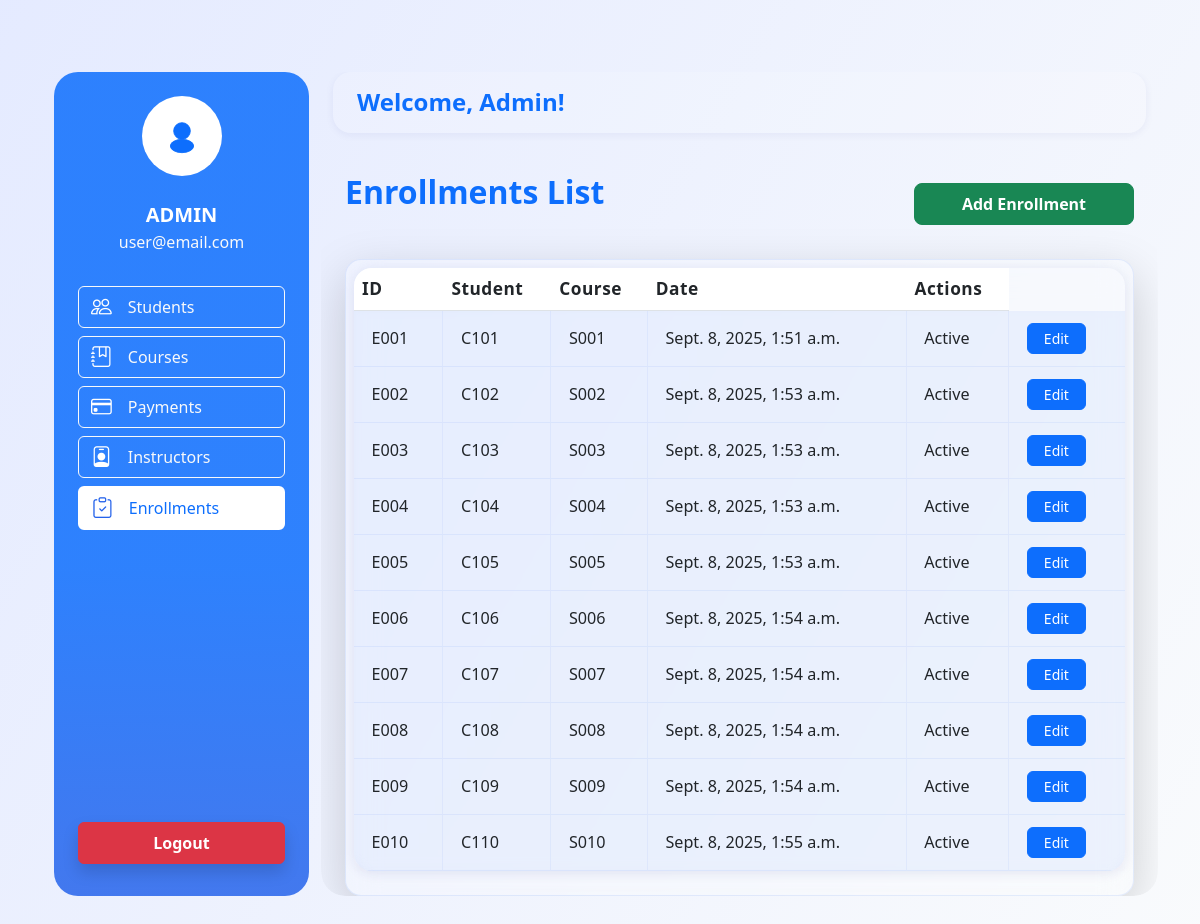
Page /dashboard/?tab=enrollments (signed in) on the committed database.
### online_enrollment/models.py (models this page shows, shortened)
class Enrollment(models.Model):
    enrollment_id = models.CharField(max_length=20)
    course_id = models.CharField(max_length=50)
    student_id = models.CharField(max_length=50)
    enrollment_date = models.DateTimeField(auto_now_add=False)
    status = models.BooleanField(default=False)

### accounts/views.py (the view, shortened to what this page needs)
# urls.py: path('dashboard/', views.dashboard, name='dashboard'),
@login_required
def dashboard(request):
    tab = request.GET.get('tab', 'students')
    context = {'tab': tab}
    if tab == 'students':
        context['students'] = Student.objects.all()
        context['add_form'] = context.get('add_form', StudentForm())
        context['student_forms'] = [(s, StudentForm(instance=s)) for s in context['students']]
    elif tab == 'courses':
        context['courses'] = Course.objects.all()
        context['add_form'] = context.get('add_form', CourseForm())
        context['course_forms'] = [(c, CourseForm(instance=c)) for c in context['courses']]
    elif tab == 'payments':
        context['payments'] = Payment.objects.all()
        context['add_form'] = context.get('add_form', PaymentForm())
        context['payment_forms'] = [(p, PaymentForm(instance=p)) for p in context['payments']]
    elif tab == 'instructors':
        context['instructors'] = Instructor.objects.all()
        context['add_form'] = context.get('add_form', InstructorForm())
        context['instructor_forms'] = [(i, InstructorForm(instance=i)) for i in context['instructors']]
    elif tab == 'enrollments':
        context['enrollments'] = Enrollment.objects.all()
        context['add_form'] = context.get('add_form', EnrollmentForm())
        context['enrollment_forms'] = [(e, EnrollmentForm(instance=e)) for e in context['enrollments']]
    from django.contrib import messages as msg_framework
    context['messages'] = msg_framework.get_messages(request)
    return render(request, 'accounts/dashboard.html', context)

### accounts/templates/accounts/dashboard.html (shortened to what this page needs)
<!DOCTYPE html>
<html lang="en">
  <head>
    <link href="https://cdn.jsdelivr.net/npm/bootstrap@5.3.0/dist/css/bootstrap.min.css" rel="stylesheet" />
    <link href="https://cdn.jsdelivr.net/npm/bootstrap-icons@1.11.1/font/bootstrap-icons.css" rel="stylesheet">
  </head>
  <body style="background: linear-gradient(120deg, rgba(224,231,255,0.85) 0%, rgba(248,250,252,0.85) 100%); min-height: 100vh;">
    <div class="container py-4 py-md-5 d-flex justify-content-center align-items-start align-items-md-center min-vh-100">
      <div class="row g-4 align-items-stretch w-100 flex-column flex-lg-row" style="max-width: 1400px; margin: 0 auto;">
        <div class="col-12 col-lg-3 d-flex flex-column sidebar-mobile mb-3 mb-lg-0">
          <div class="glass glass-card p-4 d-flex flex-column align-items-center text-white h-100" style="min-height: 100%; background: linear-gradient(180deg, rgba(13,110,253,0.85) 60%, rgba(37,99,235,0.85) 100%); color: #fff; border-radius: 24px;">
            <div class="mb-4">
              <div class="rounded-circle bg-white d-flex align-items-center justify-content-center" style="width: 80px; height: 80px;">
                <svg xmlns="http://www.w3.org/2000/svg" fill="none" viewBox="0 0 48 48" stroke="currentColor" class="w-50 h-50 text-primary">
                  <circle cx="24" cy="18" r="10" fill="#0d6efd" />
                  <ellipse cx="24" cy="36" rx="14" ry="8" fill="#0d6efd" />
                </svg>
              </div>
            </div>
            <div class="mb-2 text-center">
              <div class="fw-bold fs-5">{{ user.get_full_name|default:user.username|upper }}</div>
              <div class="fs-6 text-light">{{ user.email|default:'user@email.com' }}</div>
            </div>
            <div class="w-100 mt-4 d-flex flex-column flex-grow-1" style="height: 100%;">
              <div>
                <a href="?tab=students" class="btn btn-outline-light w-100 mb-2 py-2 d-flex align-items-center justify-content-start gap-3 fs-6 ">
                  <i class="bi bi-people tab-icon"></i> <span>Students</span>
                </a>
                <a href="?tab=courses" class="btn btn-outline-light w-100 mb-2 py-2 d-flex align-items-center justify-content-start gap-3 fs-6 {% if tab == 'courses' %}active border-2 border-white bg-white text-primary{% endif %}">
                  <i class="bi bi-journal-bookmark tab-icon"></i> <span>Courses</span>
                </a>
                <a href="?tab=payments" class="btn btn-outline-light w-100 mb-2 py-2 d-flex align-items-center justify-content-start gap-3 fs-6 {% if tab == 'payments' %}active border-2 border-white bg-white text-primary{% endif %}">
                  <i class="bi bi-credit-card tab-icon"></i> <span>Payments</span>
                </a>
                <a href="?tab=instructors" class="btn btn-outline-light w-100 mb-2 py-2 d-flex align-items-center justify-content-start gap-3 fs-6 {% if tab == 'instructors' %}active border-2 border-white bg-white text-primary{% endif %}">
                  <i class="bi bi-person-badge tab-icon"></i> <span>Instructors</span>
                </a>
                <a href="?tab=enrollments" class="btn btn-outline-light w-100 mb-2 py-2 d-flex align-items-center justify-content-start gap-3 fs-6 {% if tab == 'enrollments' %}active border-2 border-white bg-white text-primary{% endif %}">
                  <i class="bi bi-clipboard-check tab-icon"></i> <span>Enrollments</span>
                </a>
              </div>
              <div class="mt-auto pt-4 pb-2">
                <a href="/logout/" class="btn btn-danger w-100 px-4 py-2 fw-bold shadow">Logout</a>
              </div>
            </div>
          </div>
        </div>
        <div class="col-12 col-lg-9 d-flex flex-column h-100" style="border-radius: 24px; overflow: hidden;">
            <h2 class="mb-3 mb-md-4 fw-bold text-primary fs-4 fs-md-2" style="background: rgba(255,255,255,0.12); border-radius: 18px; padding: 1rem 1.5rem; box-shadow: 0 2px 8px rgba(31,38,135,0.06);">Welcome, {{ user.get_full_name|default:user.username|title }}!</h2>
            <div class="flex-grow-1">
              {% if tab == 'students' or not tab %}
                {% include 'accounts/students_list.html' %}
              {% elif tab == 'courses' %}
                {% include 'accounts/courses_list.html' %}
              {% elif tab == 'payments' %}
                {% include 'accounts/payments_list.html' %}
              {% elif tab == 'instructors' %}
                {% include 'accounts/instructors_list.html' %}
              {% elif tab == 'enrollments' %}
                {% include 'accounts/enrollments_list.html' %}
              {% endif %}
  </body>
</html>

### accounts/templates/accounts/enrollments_list.html (shortened to what this page needs)
<!DOCTYPE html>
<html lang="en">
<head>
    <link href="https://cdn.jsdelivr.net/npm/bootstrap@5.3.0/dist/css/bootstrap.min.css" rel="stylesheet" />
</head>
<body>
    <div class="container mt-3 main-content glass-card glass">
        <div class="d-flex align-items-center justify-content-between mb-4">
                <h2 class="mb-3 mb-md-4 fw-bold text-primary text-center">Enrollments List</h2>
            <button class="btn btn-success rounded-3 fw-semibold px-4 py-2 w-100 w-md-auto" style="max-width:220px;" onclick="openModal('addEnrollmentModal')">Add Enrollment</button>
        </div>
            <div class="table-responsive rounded-4 shadow-lg p-2" style="background: rgba(255,255,255,0.22); backdrop-filter: blur(16px); border-radius: 24px; box-shadow: 0 8px 32px 0 rgba(31,38,135,0.14); border: 1.5px solid rgba(37,99,235,0.10);">
                <table class="table align-middle" style="background: rgba(255,255,255,0.13); border-radius: 18px; overflow: hidden; border-collapse: separate; border-spacing: 0; box-shadow: 0 2px 12px rgba(31,38,135,0.10);">
                    <thead style="background: linear-gradient(90deg, #2563eb 60%, #0d6efd 100%); color: #fff; border-top-left-radius: 18px; border-top-right-radius: 18px; font-size: 1.08rem; letter-spacing: 0.5px; position: sticky; top: 0; z-index: 2;">
                        <tr style="border-radius: 18px;">
                            <th scope="col">ID</th>
                            <th scope="col">Student</th>
                            <th scope="col">Course</th>
                            <th scope="col">Date</th>
                            <th scope="col">Actions</th>
                        </tr>
                    </thead>
                    <tbody style="backdrop-filter: blur(4px); font-size: 1.01rem;">
                        {% for enrollment in enrollments %}
                        <tr style="transition: background 0.18s; border-bottom: 1.5px solid rgba(37,99,235,0.07);" onmouseover="this.style.background='rgba(37,99,235,0.13)'; this.style.color='#222';" onmouseout="this.style.background='rgba(37,99,235,0.07)'; this.style.color='';">
                            <td style="padding: 0.75rem 1.1rem; background: rgba(37,99,235,0.07); border-right: 1px solid rgba(37,99,235,0.06);">{{ enrollment.enrollment_id }}</td>
                            <td style="padding: 0.75rem 1.1rem; background: rgba(37,99,235,0.07); border-right: 1px solid rgba(37,99,235,0.06);">{{ enrollment.course_id }}</td>
                            <td style="padding: 0.75rem 1.1rem; background: rgba(37,99,235,0.07); border-right: 1px solid rgba(37,99,235,0.06);">{{ enrollment.student_id }}</td>
                            <td style="padding: 0.75rem 1.1rem; background: rgba(37,99,235,0.07); border-right: 1px solid rgba(37,99,235,0.06);">{{ enrollment.enrollment_date }}</td>
                            <td style="padding: 0.75rem 1.1rem; background: rgba(37,99,235,0.07); border-right: 1px solid rgba(37,99,235,0.06);">{{ enrollment.status|yesno:"Active,Inactive" }}</td>
                            <td style="padding: 0.75rem 1.1rem; background: rgba(37,99,235,0.07);">
                                <button class="btn btn-primary btn-sm rounded-2 px-3" onclick="openModal('editEnrollmentModal{{ enrollment.enrollment_id }}')">Edit</button>
                            </td>
                        </tr>
                        {% empty %}
                        <tr><td colspan="6" class="text-center py-4">No enrollments found.</td></tr>
                        {% endfor %}
                    </tbody>
                    </table>
                </div>
            </div>
        </div>
        </div>
</body>
</html>

### accounts/templates/accounts/dashboard.html (style rules this page uses)
.tab-icon { font-size: 1.3rem; color: #fff; transition: color 0.2s; display: flex; align-items: center; }
.btn-outline-light.active .tab-icon, .btn-outline-light:hover .tab-icon { color: #2563eb; }

### rows in the picture
Enrollment: enrollment_id "E001", course_id "C101", student_id "S001", enrollment_date "Sept. 8, 2025, 1:51 a.m.", status "Active"
Enrollment: enrollment_id "E002", course_id "C102", student_id "S002", enrollment_date "Sept. 8, 2025, 1:53 a.m.", status "Active"
Enrollment: enrollment_id "E003", course_id "C103", student_id "S003", enrollment_date "Sept. 8, 2025, 1:53 a.m.", status "Active"
Enrollment: enrollment_id "E004", course_id "C104", student_id "S004", enrollment_date "Sept. 8, 2025, 1:53 a.m.", status "Active"
Enrollment: enrollment_id "E005", course_id "C105", student_id "S005", enrollment_date "Sept. 8, 2025, 1:53 a.m.", status "Active"
Enrollment: enrollment_id "E006", course_id "C106", student_id "S006", enrollment_date "Sept. 8, 2025, 1:54 a.m.", status "Active"
Enrollment: enrollment_id "E007", course_id "C107", student_id "S007", enrollment_date "Sept. 8, 2025, 1:54 a.m.", status "Active"
Enrollment: enrollment_id "E008", course_id "C108", student_id "S008", enrollment_date "Sept. 8, 2025, 1:54 a.m.", status "Active"
Enrollment: enrollment_id "E009", course_id "C109", student_id "S009", enrollment_date "Sept. 8, 2025, 1:54 a.m.", status "Active"
Enrollment: enrollment_id "E010", course_id "C110", student_id "S010", enrollment_date "Sept. 8, 2025, 1:55 a.m.", status "Active"

### other values in the picture
{{ user.get_full_name|default:user.username|upper }} "ADMIN"
{{ user.email|default:'user@email.com' }} "user@email.com"
{{ user.get_full_name|default:user.username|title }} "Admin"
